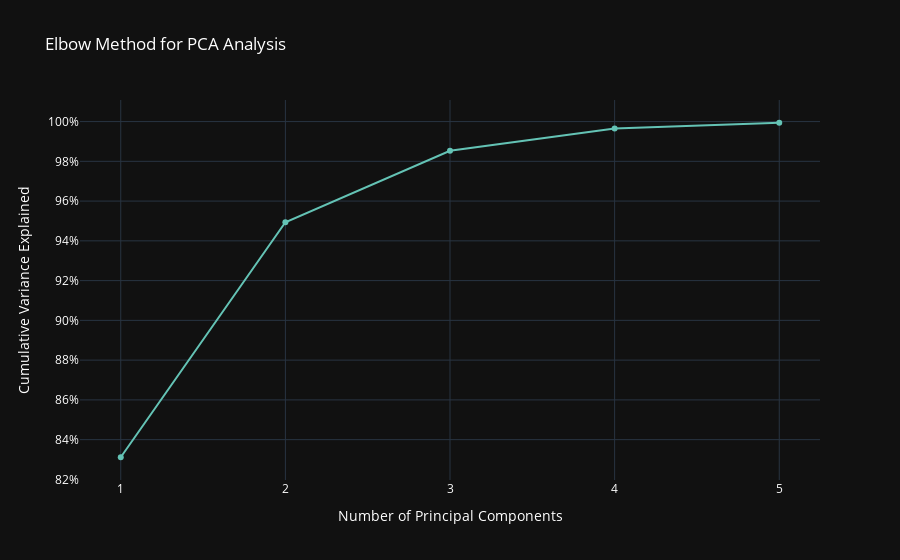

Notebook source saved alongside this figure:
### Code cell
pca.fit(df_fundamentals_final.select_dtypes(include=['int', 'float64', 'number']))
variance_explained = pca.explained_variance_ratio_
cumulative_variance = np.cumsum(variance_explained)

fig = go.Figure()
fig.add_trace(go.Scatter(x=np.arange(1, len(variance_explained) + 1), y=cumulative_variance, mode='lines+markers', line=dict(color='rgb(100, 195, 181)'), name='Cumulative Variance Explained'))
fig.update_layout(title='Elbow Method for PCA Analysis', xaxis_title='Number of Principal Components', yaxis_title='Cumulative Variance Explained', xaxis=dict(tickmode='linear'), yaxis=dict(tickformat='.0%'), template='plotly_dark', font=dict(color='white')) 
fig.show()

### Figure 1 — Plotly figure (JSON) as saved in the notebook; plotly's stock layout.template omitted (floating-point values rounded to 4 significant figures)
{"data": [{"line": {"color": "rgb(100, 195, 181)"}, "mode": "lines+markers", "name": "Cumulative Variance Explained", "type": "scatter", "x": [1, 2, 3, 4, 5], "y": [0.8311, 0.9494, 0.9853, 0.9966, 0.9994]}], "layout": {"font": {"color": "white"}, "title": {"text": "Elbow Method for PCA Analysis"}, "xaxis": {"tickmode": "linear", "title": {"text": "Number of Principal Components"}}, "yaxis": {"tickformat": ".0%", "title": {"text": "Cumulative Variance Explained"}}}}
